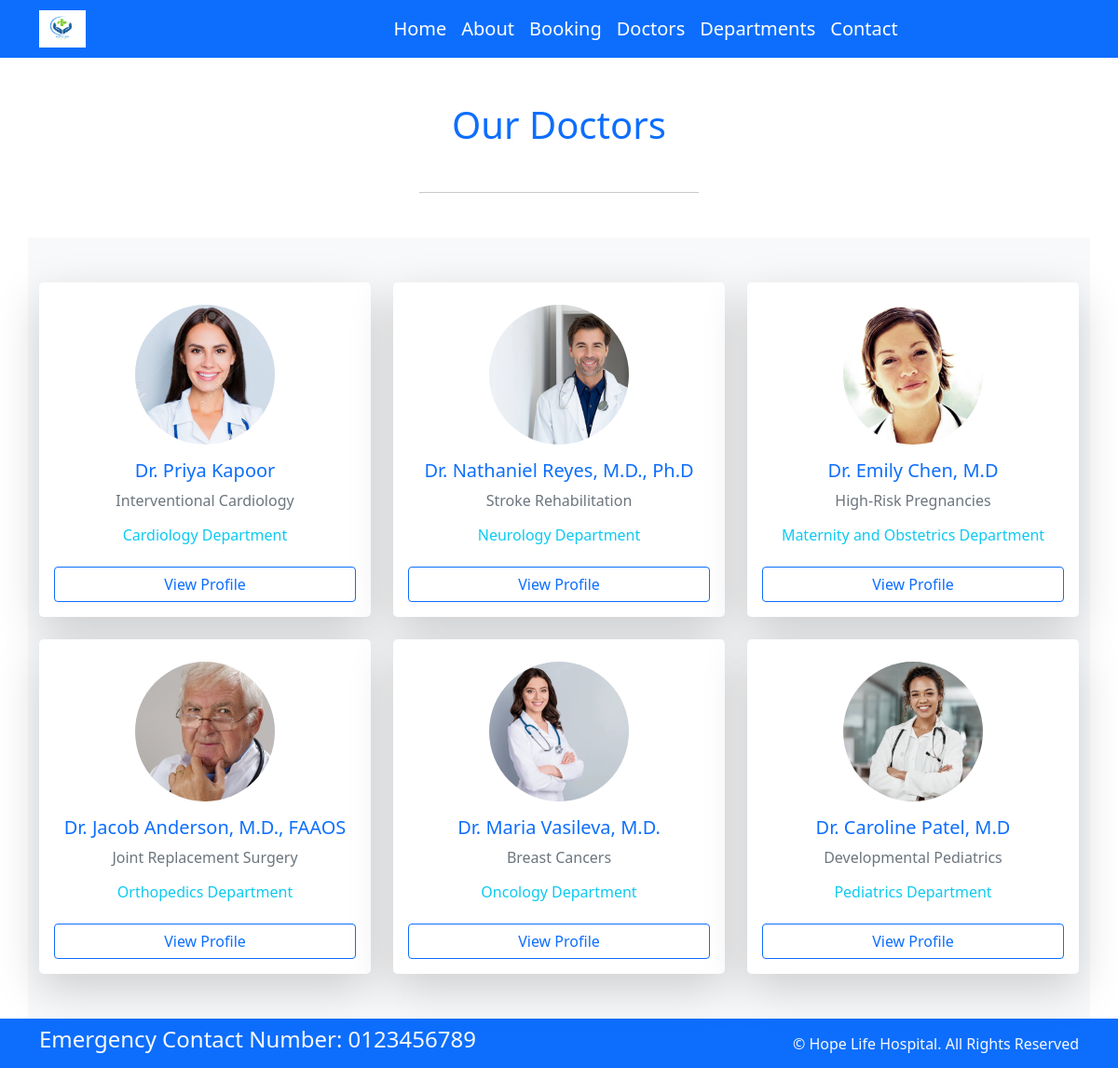
The app's page /doctors/ with its own data.
### home/models.py (models this page shows, shortened)
class Doctor(models.Model):
    name = models.CharField(max_length=255)
    specialization = models.CharField(max_length=255)
    department_name = models.ForeignKey(Department, on_delete=models.CASCADE)
    image = models.ImageField(upload_to='doctors')

class Department(models.Model):
    name = models.CharField(max_length=100)
    description = models.TextField()
    def __str__(self):
        return '{}'.format(self.name)

### home/views.py (the view)
# urls.py: path('doctors/', views.doctors, name='doctors'),
def doctors(request):
    doc_detail = {
        'doctors':Doctor.objects.all()
    }
    return render(request,'doctors.html',doc_detail)

### templates/doctors.html (shortened to what this page needs)
{% extends 'base.html' %}
{% block content %}
<h1 class="text-center text-primary my-5">Our Doctors</h1>
<hr class="w-25 mx-auto mb-5">
<div class="container bg-light py-5">
  <div class="row row-cols-1 row-cols-md-3 g-4 justify-content-center">
    {% for d in doctors %}
      <div class="col">
        <div class="card shadow-lg border-0 rounded-3 h-100">
          <img src="{{ d.image.url }}" class="card-img-top rounded-circle mx-auto mt-4" alt="Doctor Image" style="width: 150px; height: 150px; object-fit: cover;">
          <div class="card-body d-flex flex-column text-center">
            <h5 class="card-title text-primary">{{ d.name }}</h5>
            <p class="card-text text-muted">{{ d.specialization }}</p>
            <h6 class="text-info mt-auto">{{ d.department_name }}</h6>
            <a href="#" class="btn btn-outline-primary mt-3">View Profile</a>
          </div>
        </div>
      </div>
    {% endfor %}
  </div>
</div>
{% endblock %}

### templates/base.html (shortened to what this page needs)
{% load static %}
<!DOCTYPE html>
<html>
  <head>
    <link rel="stylesheet"
      href=" https://cdn.jsdelivr.net/npm/bootstrap@5.1.3/dist/css/bootstrap.min.css ">
    <link rel="stylesheet"
      href="https://use.fontawesome.com/releases/v5.2.0/css/all.css">
    <link rel="stylesheet" href="{% static 'css/style.css' %}">
  </head>
  <body>
    <nav class="navbar bg-primary navbar-expand-md ">
      <div class="container">
        <div class="col-2 text-left pl-md-0">
          <a href="{% url 'home' %}"><img style="width: 50px; height: 40px;" src="{% static 'images/hosp-logo.png' %}" alt="Hope Life Hospital"></a>
        </div>
        <div
          class="collapse navbar-collapse justify-content-center col-md-8 navbar-collapse-3">
          <ul class="navbar-nav justify-content-center lead text-muted">
            <li class="nav-item active">
              <a class="nav-link text-white" href="{% url 'home' %}">Home </a>
            </li>
            <li class="nav-item">
              <a class="nav-link text-white" href="{% url 'about' %}">About</a>
            </li>
            <li class="nav-item">
              <a class="nav-link text-white" href="{% url 'booking' %}">Booking</a>
            </li>
            <li class="nav-item">
              <a class="nav-link text-white" href="{% url 'doctors' %}">Doctors</a>
            </li>
			 <li class="nav-item">
              <a class="nav-link text-white" href="{% url 'department' %}">Departments</a>
            </li>
            <li class="nav-item">
              <a class="nav-link text-white" href="{% url 'contact' %}">Contact</a>
            </li>
          </ul>
        </div>
      </div>
    </nav>
    {% block content %}{% endblock %}
    <section class="">
      <footer class="pt-2 pb-2  bg-primary text-light">
        <div class="container">
          <div class="row align-items-center">
            <div class="col-12 col-md-8">
              <h4>Emergency Contact Number: 0123456789</h4>
            </div>
            <div class="col-12 col-md-4 mt-4 mt-md-0 text-center text-md-end">
              © Hope Life Hospital. All Rights Reserved
            </div>
          </div>
        </div>
      </footer>
    </section>
  </body>
</html>

### records on screen
Doctor: image (picture), name "Dr. Priya Kapoor", specialization "Interventional Cardiology", department_name "Cardiology Department"
Doctor: image (picture), name "Dr. Nathaniel Reyes, M.D., Ph.D", specialization "Stroke Rehabilitation", department_name "Neurology Department"
Doctor: image (picture), name "Dr. Emily Chen, M.D", specialization "High-Risk Pregnancies", department_name "Maternity and Obstetrics Department"
Doctor: image (picture), name "Dr. Jacob Anderson, M.D., FAAOS", specialization "Joint Replacement Surgery", department_name "Orthopedics Department"
Doctor: image (picture), name "Dr. Maria Vasileva, M.D.", specialization "Breast Cancers", department_name "Oncology Department"
Doctor: image (picture), name "Dr. Caroline Patel, M.D", specialization "Developmental Pediatrics", department_name "Pediatrics Department"
